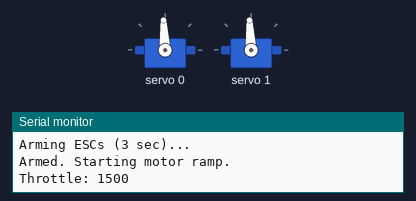
A sketch run on a simulated ESP32. Shown: 2 × servo, the last lines printed to the serial monitor.

Above: at 3.05 s.
At 5.95 s:
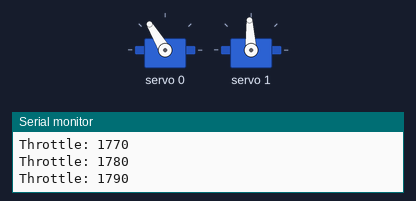
At 8.9 s:
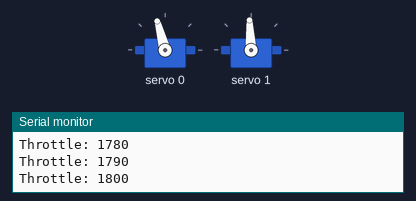
Timing chart, 0 to 16.3 s (numbered marks = the images above):
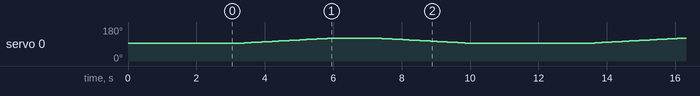

The sketch:

test_02_esc_motor.ino
```cpp
/*
 * test_02_esc_motor.ino
 * Stage 2: ESP32 → PCA9685 → ESC → Motor
 * Arms both ESCs, then ramps port motor (ch0) up and back.
 * Starboard (ch1) stays at neutral the whole time.
 * PROPS OFF or motor unloaded during this test.
 * Run on battery power (switch ON → ESCs get 14.8V).
 */

#include <Wire.h>
#include <Adafruit_PWMServoDriver.h>

Adafruit_PWMServoDriver pca = Adafruit_PWMServoDriver(0x40);

uint16_t us(uint16_t microseconds) {
  return (uint16_t)((microseconds / 20000.0f) * 4096);
}

void setup() {
  Serial.begin(115200);
  Wire.begin(21, 22);
  pca.begin();
  pca.setOscillatorFrequency(27000000);
  pca.setPWMFreq(50);

  // Arm both ESCs: send neutral for 3 seconds
  Serial.println("Arming ESCs (3 sec)...");
  pca.setPWM(0, 0, us(1500));
  pca.setPWM(1, 0, us(1500));
  delay(3000);
  Serial.println("Armed. Starting motor ramp.");
}

void loop() {
  // Ramp port motor 0 from neutral → 60% forward → back to neutral
  for (int pulse = 1500; pulse <= 1800; pulse += 10) {
    pca.setPWM(0, 0, us(pulse));
    Serial.print("Throttle: "); Serial.println(pulse);
    delay(100);
  }
  delay(1000);
  for (int pulse = 1800; pulse >= 1500; pulse -= 10) {
    pca.setPWM(0, 0, us(pulse));
    delay(100);
  }
  pca.setPWM(0, 0, us(1500));
  Serial.println("Back to neutral. Waiting 3 sec.");
  delay(3000);
}
```
